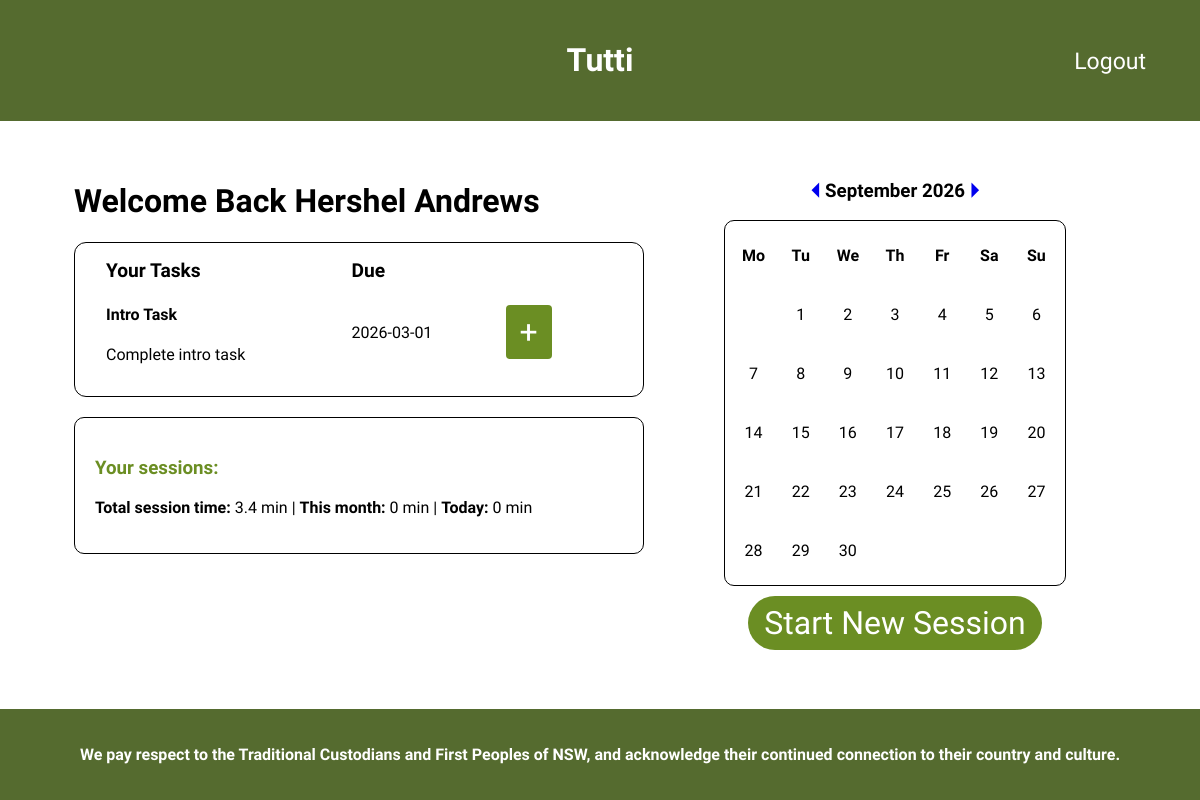
The page /student_main/2026/9/ (signed in) on the database its author committed.
### tables this page shows
CREATE TABLE users(
                    id INTEGER PRIMARY KEY AUTOINCREMENT,
                    username TEXT UNIQUE NOT NULL,
                    password_hash TEXT NOT NULL,
                    role TEXT NOT NULL CHECK(role IN ('user','admin')),
                    class_id INTEGER NOT NULL,
                    created_at TEXT DEFAULT CURRENT_TIMESTAMP,
                    FOREIGN KEY (class_id) REFERENCES classes(id)
                    );

CREATE TABLE tasks(
                    id INTEGER PRIMARY KEY AUTOINCREMENT,
                    name TEXT NOT NULL,
                    desc TEXT NOT NULL,
                    due TEXT NOT NULL,
                    class_id INTEGER NOT NULL,
                    FOREIGN KEY (class_id) REFERENCES classes(id)
                    );

### app.py (the view)
@app.route("/student_main", methods=["GET", "POST"])
@app.route("/student_main/<int:year>/<int:month_num>/", methods=["GET", "POST"])
@check_permissions("user") # Decorator ensures only student's access the the student page
def student_main(year=None, month_num=None):
    conn = sqlite3.connect('tutti.db')
    cursor = conn.cursor()
    dt = date.today()
    if (year is None or month_num is None) or (year==dt.year and month_num == dt.month) : # Check whether the route recieved any year/month data from the url
        year = dt.year
        month_num = int(dt.month)
        curr_day = int(dt.strftime("%d"))
        month_str = dt.strftime("%B")
    else:
        temp_dt = date(year, month_num, 1)
        curr_day = None
        month_str = temp_dt.strftime("%B")
    prev_month = month_num - 1
    prev_year = year
    if prev_month == 0:
        prev_month = 12
        prev_year -= 1
    next_month = month_num + 1
    next_year = year
    if next_month == 13:
        next_month = 1
        next_year += 1
    cale = calendar.monthcalendar(year, month_num)
    current_month = []
    for week in cale:
        current_month.append(week)
    cursor.execute("SELECT username, id FROM users WHERE username = ?", (session['username'],))
    row = cursor.fetchone()
    username = row[0]
    user_id = row[1]
    cursor.execute("SELECT task_id FROM user_tasks WHERE user_id = ? AND completed = 0", (user_id,))
    task_ids = cursor.fetchall()
    tasks = []
    if not task_ids:
        tasks = "You have no tasks to complete!"
        pasttasks = []
        futtasks = []
    else:
        for row in task_ids:
            cursor.execute("SELECT * FROM tasks WHERE id = ?", (row[0],))
            tup = cursor.fetchone()
            task = list(tup)
            tasks.append(task)
        tasks = sorted(tasks, key=lambda x: x[3]) # Sort by their due date so that the oldest are at the top
        pasttasks = []
        futtasks = []
        for i in tasks:
            y, m, d = map(int, i[3].split("-"))
            task_date = date(y, m, d)
            if year == y and month_num == m:
                if task_date < dt:
                    pasttasks.append(int(task_date.strftime("%d")))
                else:
                    futtasks.append(int(task_date.strftime("%d")))
    cursor.execute("SELECT time, date FROM sessions WHERE user_id = ?", (user_id,))
    times_raw = cursor.fetchall()
    total_time = 0
    month_time = 0
    today_time = 0
    for time in times_raw:
        total_time += time[0] # Add all the session times together
        y, m, d = map(int, time[1].split("-"))
        if m == month_num:
            month_time += time[0]
            task_date = date(y, m, d)
            if task_date == dt:
                today_time += time[0]
    conn.commit()
    conn.close()
    return render_template("student_main.html",
                           username=username,
                           month=month_str,
                           curr_day=curr_day,
                           current_month=current_month,
                           year=year,
                           prev_year=prev_year,
                           prev_month=prev_month,
                           next_year=next_year,
                           next_month=next_month,
                           tasks=tasks,
                           pasttasks=pasttasks,
                           futtasks=futtasks,
                           total_time=total_time,
                           month_time=month_time,
                           today_time=today_time) # Send EVERYTHING to the HTML

### app.py (called while the page is built)
def check_permissions(r_role): # The decorator that checks the user is the correct role to access each route
    def decorator(f):
        @wraps(f)
        def wrapper(*args, **kwargs):
            user_id = session.get('user_id')
            if not user_id:
                return redirect('/unauthorised')
            conn = sqlite3.connect('tutti.db')
            cursor = conn.cursor()
            cursor.execute("SELECT role FROM users WHERE id = ?", (user_id,))
            row = cursor.fetchone()
            conn.close()
            if not row or row[0] != r_role:
                return redirect('/unauthorised')
            return f(*args, **kwargs)
        return wrapper
    return decorator

@app.before_request
def make_session_permanent(): # Tells flask that it should enforce the session lifetime of each user
    session.permanent = True

### templates/student_main.html (shortened to what this page needs)
{% extends "layout.html" %}
{% block body %}
<div class="header-whitespace"></div>
<div class="actions-container">
    <form action="{{ url_for('logout') }}" method="get" style="display: inline;">
        <button type="submit">Logout</button>
    </form>
</div>
<div class="student_main_view">
    <div class="left_student_view">
        <div class="tasks">
            <h1>Welcome Back {{username}}</h1>
            <table class="tasks-table">
                <tr>
                    <th id="task_name">Your Tasks</th>
                    <th id="due_date">Due</th>
                    <th id="button"></th>
                </tr>
                <tbody>
                    {% if tasks is string %}
                        <tr>
                            <td colspan="8" id="task-txt">
                                {{ tasks }}
                            </td>
                        </tr>
                    {% else %}
                        {% for row in tasks %}
                        <tr>
                            <td>
                                <h4>{{ row[1] }}</h4>
                                <p>{{ row[2] }}</p>
                            </td>
                            <td>{{ row[3] }}</td>
                            <td><button class="open-popup" onclick="openPopup({{ row[0] }})">+</button></td>
                        {% endfor %}
                    {% endif %}
                </tbody>
            </table>
        </div>
        <div class="time_data">
            <h3>Your sessions:</h3>
            <p><b>Total session time: </b>{{ total_time }} min | <b>This month: </b>{{ month_time }} min | <b>Today: </b>{{ today_time }} min</p>
        </div>
    </div>
    <div class="calendar">
        <div class="calendar-nav">
            <h3><a href="{{ url_for('student_main', year=prev_year, month_num=prev_month) }}">&#9204;    </a>{{ month }} {{ year }}<a href="{{ url_for('student_main', year=next_year, month_num=next_month) }}">    &#9205;</a></h3>
        </div>
        <table>
            <tr>
                <th>Mo</th>
                <th>Tu</th>
                <th>We</th>
                <th>Th</th>
                <th>Fr</th>
                <th>Sa</th>
                <th>Su</th>
            </tr>
            {% for week in current_month %}
            <tr>
                {% for day in week %}
                    {% if day == 0 %}
                        <td></td>
                    {% elif day == curr_day %}
                        <td style="background-color: olivedrab; color: white;">{{ day }}</td>
                    {% elif day in futtasks %}
                        <td style="background-color: rgb(216, 231, 188);">{{ day }}</td>
                    {% elif day in pasttasks %}
                        <td style="background-color: rgb(254, 225, 225);">{{ day }}</td>
                    {% else %}
                        <td>{{ day }}</td>
                    {% endif %}
                {% endfor %}
            </tr>
            {% endfor %}
        </table>
        <td><button class="open-popup" onclick="openPopup(null)">Start New Session</button></td>
    </div>
</div>
<div class="header-whitespace"></div>
{% endblock %}

### static/style.css (style rules this page uses)
* { font-family: 'Comfortaa', sans-serif; box-sizing: border-box; }
.header-whitespace { padding: 20px; }
html, body { height: 100%; margin: 0; }
.actions-container { position: absolute; top: 30px; right: 30px; font-size: 1.2em; }
.actions-container button, .actions-container select { font-size: 1.2em; color: white; background-color: transparent; border: transparent; box-shadow: none; padding-left: 20px; }
.student_main_view { width: 95%; display: flex; gap: 5rem; justify-content: center; }
.calendar { width: 30%; text-align: center; }
.calendar-nav a { text-decoration: none; }
.calendar table { width: 100%; border: 1px solid black; border-radius: 10px; border-collapse: separate; border-spacing: 10px; table-layout: fixed; }
.calendar th, .calendar td { text-align: center; padding: 15px 5px; border-radius: 30px; }
.left_student_view { width: 50%; }
.tasks table { width: 100%; border: 1px solid black; border-radius: 12px; border-spacing: 0; text-align: left; padding: 15px 30px; }
.tasks th { font-size: 1.2em; }
.tasks td { border-bottom: 1px solid black; }
.tasks tr:last-child td { border-bottom: none; }
.time_data { padding: 20px; border-radius: 10px; border: 1px solid black; margin-top: 20px; }
.time_data h3, .sml-time_data h3 { color: olivedrab; }
button, .tasks button, .open-popup, .stopwatch-submit, .sml-actions-container button, .make_admin { background: olivedrab; color: white; border: none; padding: 8px 14px; border-radius: 4px; }
.open-popup { font-size: 2em; padding: 8px 16px; border-radius: 30px; }
.task-contents input, button { margin: 10px; }

### rows shown on the page
users: username "Hershel Andrews"
tasks: name "Intro Task", desc "Complete intro task", due "2026-03-01"

### other values the page prints
{{ total_time }} "3.4"
{{ month_time }} "0"
{{ today_time }} "0"
{{ month }} "September"
{{ year }} "2026"
{{ day }} "1" "2" "3" "4" "5" "6" "7" "8" "9" "10" "11" "12" "13" "14" "15" "16" "17" "18" "19" "20" "21" "22" "23" "24" "25" "26" "27" "28" "29" "30"
